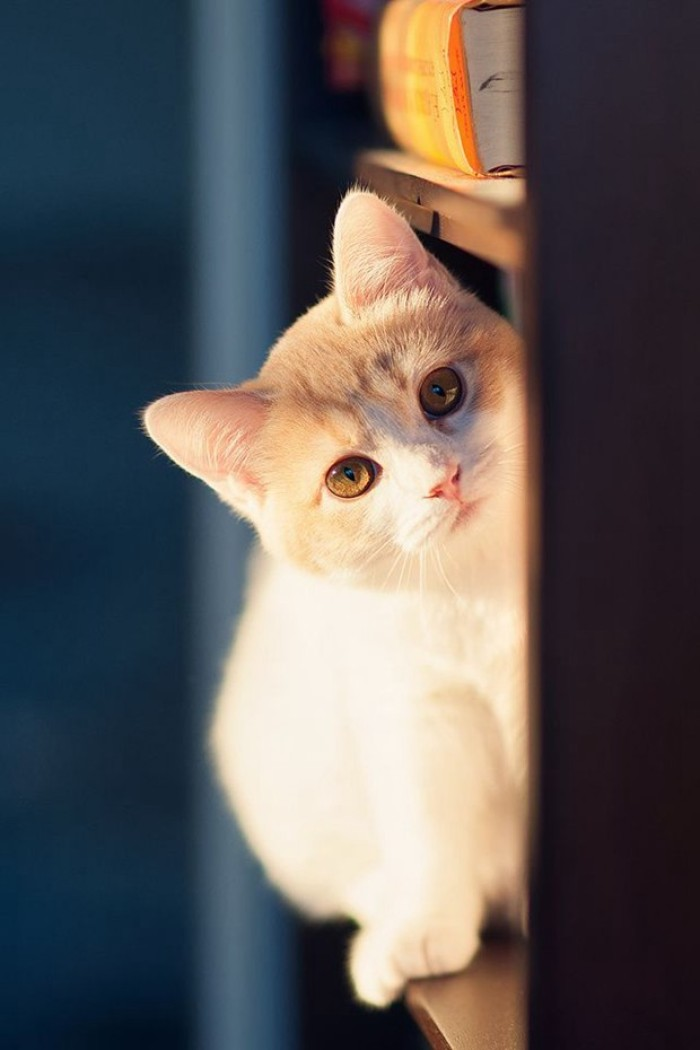
#> input picture cat/Baidu_0000.jpeg, 700 x 1050 px; its folder holds only this picture in this run
$ python img_primary_filter.py
#> lines starting #> are read from the running program, lines starting #| are printed output that depends on the picture; long printed decimals are rounded
import re
import os
import cv2
import shutil
import numpy as np


# 检测输入图像是否需要
def check_img(img_path):
#> called with img_path = '../cat/Baidu_0000.jpeg'
    img = cv2.imread(img_path, flags=cv2.IMREAD_COLOR)
#> img is the input picture: shape (1050, 700, 3); mean B, G, R 89.3, 90.1, 94.7

    # file info
    file_size = os.path.getsize(img_path)
    img_height, img_width = img.shape[:2]
#> img_height = 1050; img_width = 700
    if file_size < 10 * 1024 or img_width < 256 or img_height < 256:
        return False

    # image basic feature
    img_dy = img[:img_height-1] - img[1:]
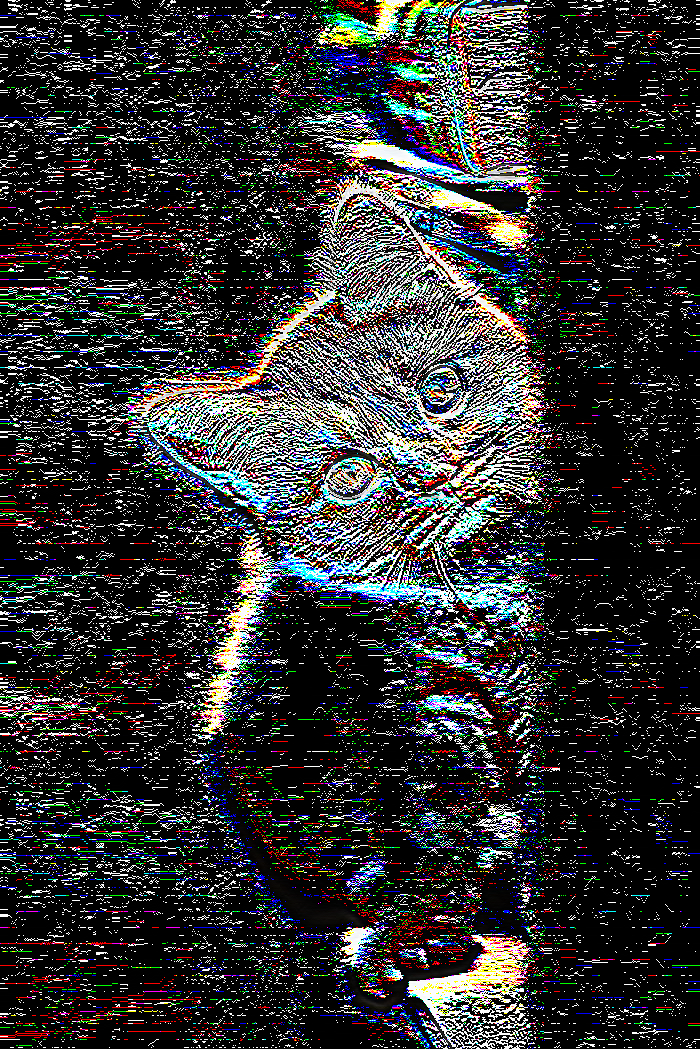
#> img_dy: shape (1049, 700, 3); mean B, G, R 49.6, 49.2, 49.4
    img_dx = img[:, :img_width-1] - img[:, 1:]
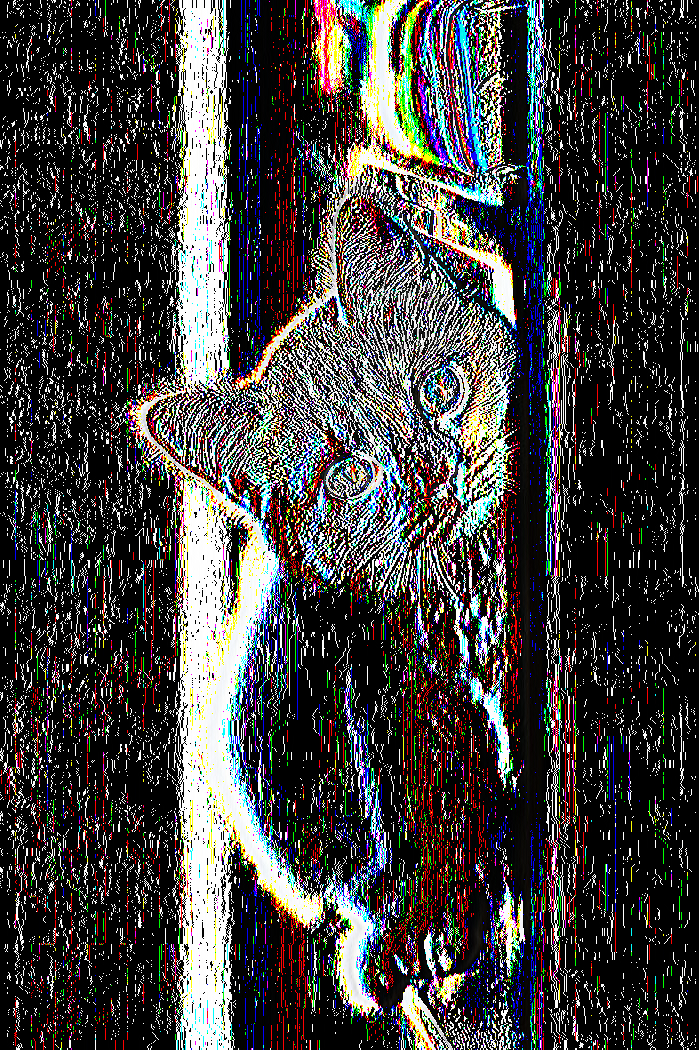
#> img_dx: shape (1050, 699, 3); mean B, G, R 62.1, 62.6, 64.8
    img_gradient = np.mean(np.abs(img_dx)) + np.mean(np.abs(img_dy))
#> img_gradient = 112.6
    print(img_path, "img_gradient =", img_gradient)
#| ../cat/Baidu_0000.jpeg img_gradient = 112.585
    if img_gradient < 50:
        return False

    return True


if __name__ == '__main__':
    root_dir = "../cat"
    file_suffix = "jpeg|jpg|png"
    remove_dir = root_dir + "/remove"
    if not os.path.exists(remove_dir):
        os.makedirs(remove_dir)
    for img_name in os.listdir(root_dir):
        # 对处理文件的类型进行过滤
        if re.search(file_suffix, img_name) is None:
            continue
        img_path = root_dir + "/" + img_name
        if not check_img(img_path):
            output_path = remove_dir + "/" + img_name
            shutil.move(img_path, output_path)
